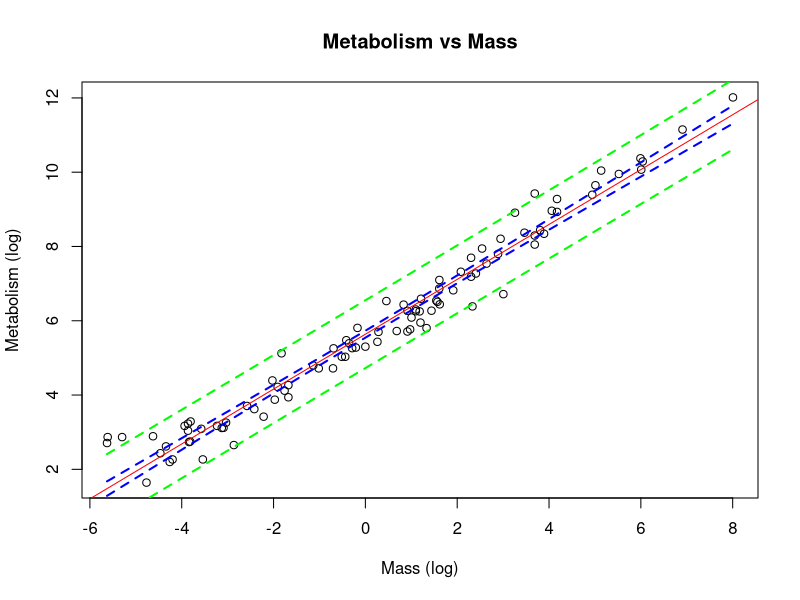
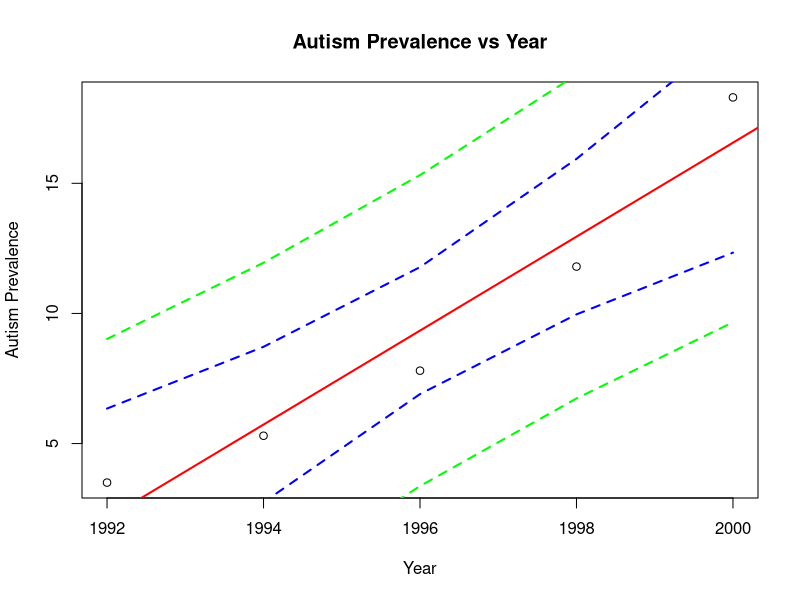

Here is the R script that generated these plots, in order:
#Stats homework 11 R code

library(dplyr)
library(ggplot2)

#basic setup
setwd("~/SMU/MSDS6371 - Stats/Unit11")
dfmeta = read.csv("Metabolism_Data_Prob_26.csv")
dfautism = read.csv("Autism_Data_Prob_29.csv")

##question 1
#first log transform the data metabolism and mass data
dfmeta["logmetab"] = log(dfmeta$Metab)
dfmeta["logmass"] = log(dfmeta$Mass)

meta_fit = lm(logmetab~logmass, data=dfmeta)

plot(dfmeta$logmass, dfmeta$logmetab, xlab = "Mass (log)", ylab="Metabolism (log)", 
main = "Metabolism vs Mass")
abline(meta_fit, col="red")

newx = dfmeta$logmass
newx = sort(newx)


pred_conf = predict(meta_fit, newdata = data.frame(logmass = newx), interval = c("confidence"), type = c("response"), level = 0.95) 
pred_p = predict(meta_fit, newdata = data.frame(logmass = newx), interval = c("predict"), type = c("response"), level = 0.95) 

lines(newx, pred_conf[,2], col="blue", lty =2, lwd =2)
lines(newx, pred_conf[,3], col="blue", lty = 2, lwd = 2)

lines(newx, pred_p[,2], col="green", lty =2, lwd =2)
lines(newx, pred_p[,3], col="green", lty = 2, lwd = 2)


summary(meta_fit)

## Question 2
#EDA of Autism data
#fit the model
aFit = lm(Prevalence ~ Year, dfautism)

#plot the model
plot(dfautism$Year, dfautism$Prevalence,  xlab = "Year", ylab = "Autism Prevalence", 
     main = "Autism Prevalence vs Year")

abline(aFit, col = "red", lwd = 2)

#make prediciton and confidence intervals
newx2 = dfautism$Year
newx2 = sort(newx2)


pred_p2 = predict(aFit, newdata = data.frame(Year = newx2), interval = c("predict"), type = c("response"), level = 0.95)
pred_c2 = predict(aFit, newdata =  data.frame(Year = newx2), interval = c("confidence"), type = c("response"), level = 0.95)

lines(newx2, pred_c2[,2], col="blue", lty =2, lwd =2)
lines(newx2, pred_c2[,3], col="blue", lty = 2, lwd = 2)

lines(newx2, pred_p2[,2], col="green", lty =2, lwd =2)
lines(newx2, pred_p2[,3], col="green", lty = 2, lwd = 2)
